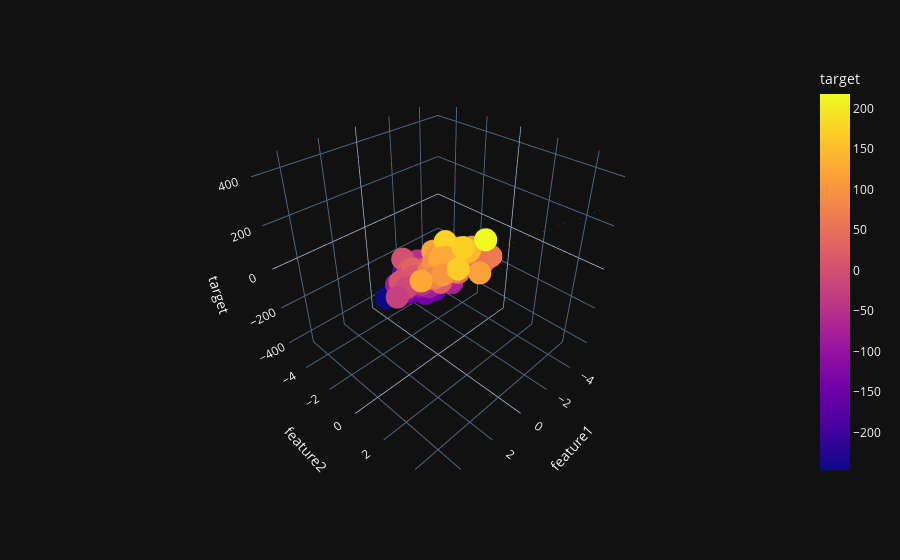

Here is the notebook cell this chart was saved with:
### Code cell
import plotly.graph_objects as go
import plotly.express as px

fig = px.scatter_3d(
    df,
    x='feature1',
    y='feature2',
    z='target',
    color='target'
)

fig.add_trace(
    go.Surface(
        x=xGrid,
        y=yGrid,
        z=z,
        opacity=0.6,
        showscale=False
    )
)

fig.show()
